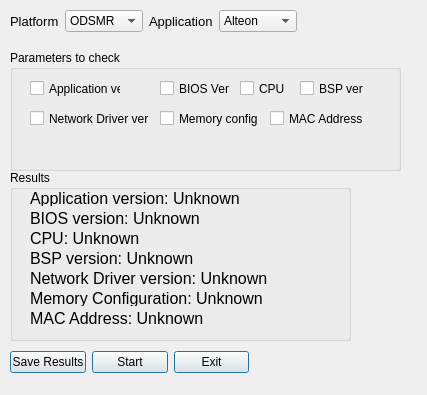
<?xml version="1.0" encoding="UTF-8"?>
<ui version="4.0">
 <class>AutoResult_Form</class>
 <widget class="QWidget" name="AutoResult_Form">
  <property name="geometry">
   <rect>
    <x>0</x>
    <y>0</y>
    <width>427</width>
    <height>395</height>
   </rect>
  </property>
  <property name="windowTitle">
   <string>AutoResult_Gui</string>
  </property>
  <widget class="QWidget" name="verticalLayoutWidget">
   <property name="geometry">
    <rect>
     <x>10</x>
     <y>50</y>
     <width>391</width>
     <height>121</height>
    </rect>
   </property>
   <layout class="QVBoxLayout" name="verticalLayout_4">
    <item>
     <widget class="QGroupBox" name="groupBox_Params_2">
      <property name="title">
       <string>Parameters to check</string>
      </property>
      <widget class="QCheckBox" name="checkBox_appVer_2">
       <property name="geometry">
        <rect>
         <x>20</x>
         <y>30</y>
         <width>91</width>
         <height>17</height>
        </rect>
       </property>
       <property name="text">
        <string>Application ver</string>
       </property>
      </widget>
      <widget class="QCheckBox" name="checkBox_biosVer_2">
       <property name="geometry">
        <rect>
         <x>150</x>
         <y>30</y>
         <width>70</width>
         <height>17</height>
        </rect>
       </property>
       <property name="text">
        <string>BIOS Ver</string>
       </property>
      </widget>
      <widget class="QCheckBox" name="checkBox_CPU_2">
       <property name="geometry">
        <rect>
         <x>230</x>
         <y>30</y>
         <width>70</width>
         <height>17</height>
        </rect>
       </property>
       <property name="text">
        <string>CPU</string>
       </property>
      </widget>
      <widget class="QCheckBox" name="checkBox_BSP_2">
       <property name="geometry">
        <rect>
         <x>290</x>
         <y>30</y>
         <width>70</width>
         <height>17</height>
        </rect>
       </property>
       <property name="text">
        <string>BSP ver</string>
       </property>
      </widget>
      <widget class="QCheckBox" name="checkBox_ndVer_2">
       <property name="geometry">
        <rect>
         <x>20</x>
         <y>60</y>
         <width>121</width>
         <height>17</height>
        </rect>
       </property>
       <property name="text">
        <string>Network Driver ver</string>
       </property>
      </widget>
      <widget class="QCheckBox" name="checkBox_2">
       <property name="geometry">
        <rect>
         <x>150</x>
         <y>60</y>
         <width>101</width>
         <height>17</height>
        </rect>
       </property>
       <property name="text">
        <string>Memory config</string>
       </property>
      </widget>
      <widget class="QCheckBox" name="checkBox_mac_2">
       <property name="geometry">
        <rect>
         <x>260</x>
         <y>60</y>
         <width>101</width>
         <height>17</height>
        </rect>
       </property>
       <property name="text">
        <string>MAC Address</string>
       </property>
      </widget>
     </widget>
    </item>
   </layout>
  </widget>
  <widget class="QWidget" name="verticalLayoutWidget_2">
   <property name="geometry">
    <rect>
     <x>10</x>
     <y>170</y>
     <width>341</width>
     <height>171</height>
    </rect>
   </property>
   <layout class="QVBoxLayout" name="verticalLayout_5">
    <item>
     <widget class="QGroupBox" name="groupBox_2">
      <property name="title">
       <string>Results</string>
      </property>
      <widget class="QLabel" name="label_applVer_2">
       <property name="geometry">
        <rect>
         <x>20</x>
         <y>20</y>
         <width>281</width>
         <height>16</height>
        </rect>
       </property>
       <property name="font">
        <font>
         <pointsize>12</pointsize>
        </font>
       </property>
       <property name="text">
        <string>Application version: Unknown</string>
       </property>
      </widget>
      <widget class="QLabel" name="label_biosVer_2">
       <property name="geometry">
        <rect>
         <x>20</x>
         <y>40</y>
         <width>281</width>
         <height>16</height>
        </rect>
       </property>
       <property name="font">
        <font>
         <pointsize>12</pointsize>
        </font>
       </property>
       <property name="text">
        <string>BIOS version: Unknown</string>
       </property>
      </widget>
      <widget class="QLabel" name="label_CPU_2">
       <property name="geometry">
        <rect>
         <x>20</x>
         <y>60</y>
         <width>281</width>
         <height>16</height>
        </rect>
       </property>
       <property name="font">
        <font>
         <pointsize>12</pointsize>
        </font>
       </property>
       <property name="text">
        <string>CPU: Unknown</string>
       </property>
      </widget>
      <widget class="QLabel" name="label_BSP_2">
       <property name="geometry">
        <rect>
         <x>20</x>
         <y>80</y>
         <width>281</width>
         <height>16</height>
        </rect>
       </property>
       <property name="font">
        <font>
         <pointsize>12</pointsize>
        </font>
       </property>
       <property name="text">
        <string>BSP version: Unknown</string>
       </property>
      </widget>
      <widget class="QLabel" name="label_ndVer_2">
       <property name="geometry">
        <rect>
         <x>20</x>
         <y>100</y>
         <width>281</width>
         <height>16</height>
        </rect>
       </property>
       <property name="font">
        <font>
         <pointsize>12</pointsize>
        </font>
       </property>
       <property name="text">
        <string>Network Driver version: Unknown</string>
       </property>
      </widget>
      <widget class="QLabel" name="label_ramConfig_2">
       <property name="geometry">
        <rect>
         <x>20</x>
         <y>120</y>
         <width>281</width>
         <height>16</height>
        </rect>
       </property>
       <property name="font">
        <font>
         <pointsize>12</pointsize>
        </font>
       </property>
       <property name="text">
        <string>Memory Configuration: Unknown</string>
       </property>
      </widget>
      <widget class="QLabel" name="label_mac_2">
       <property name="geometry">
        <rect>
         <x>20</x>
         <y>140</y>
         <width>281</width>
         <height>16</height>
        </rect>
       </property>
       <property name="font">
        <font>
         <pointsize>12</pointsize>
        </font>
       </property>
       <property name="text">
        <string>MAC Address: Unknown</string>
       </property>
      </widget>
     </widget>
    </item>
   </layout>
  </widget>
  <widget class="QWidget" name="horizontalLayoutWidget">
   <property name="geometry">
    <rect>
     <x>10</x>
     <y>10</y>
     <width>287</width>
     <height>22</height>
    </rect>
   </property>
   <layout class="QHBoxLayout" name="horizontalLayout_2">
    <item>
     <widget class="QLabel" name="label_platform_2">
      <property name="font">
       <font>
        <pointsize>10</pointsize>
       </font>
      </property>
      <property name="text">
       <string>Platform</string>
      </property>
     </widget>
    </item>
    <item>
     <widget class="QComboBox" name="cb_platforms_2">
      <item>
       <property name="text">
        <string>ODSMR</string>
       </property>
      </item>
      <item>
       <property name="text">
        <string>ODSHTQe</string>
       </property>
      </item>
      <item>
       <property name="text">
        <string>ODSHTQ</string>
       </property>
      </item>
      <item>
       <property name="text">
        <string>ODSVL2</string>
       </property>
      </item>
      <item>
       <property name="text">
        <string>ODSLS</string>
       </property>
      </item>
      <item>
       <property name="text">
        <string>ODSVL</string>
       </property>
      </item>
     </widget>
    </item>
    <item>
     <widget class="QLabel" name="label_app_2">
      <property name="font">
       <font>
        <pointsize>10</pointsize>
       </font>
      </property>
      <property name="text">
       <string>Application</string>
      </property>
     </widget>
    </item>
    <item>
     <widget class="QComboBox" name="comboBox_2">
      <item>
       <property name="text">
        <string>Alteon</string>
       </property>
      </item>
      <item>
       <property name="text">
        <string>DefensePro</string>
       </property>
      </item>
      <item>
       <property name="text">
        <string>AppDirector</string>
       </property>
      </item>
     </widget>
    </item>
   </layout>
  </widget>
  <widget class="QWidget" name="gridLayoutWidget">
   <property name="geometry">
    <rect>
     <x>10</x>
     <y>350</y>
     <width>239</width>
     <height>25</height>
    </rect>
   </property>
   <layout class="QGridLayout" name="gridLayout_3">
    <item row="0" column="2">
     <widget class="QPushButton" name="pushButton_exit_2">
      <property name="text">
       <string>Exit</string>
      </property>
      <property name="default">
       <bool>true</bool>
      </property>
     </widget>
    </item>
    <item row="0" column="0">
     <widget class="QPushButton" name="pushButton_saveResults_2">
      <property name="text">
       <string>Save Results</string>
      </property>
      <property name="default">
       <bool>true</bool>
      </property>
     </widget>
    </item>
    <item row="0" column="1">
     <widget class="QPushButton" name="pushButton_start_2">
      <property name="text">
       <string>Start</string>
      </property>
      <property name="default">
       <bool>true</bool>
      </property>
     </widget>
    </item>
   </layout>
  </widget>
 </widget>
 <resources/>
 <connections/>
</ui>
